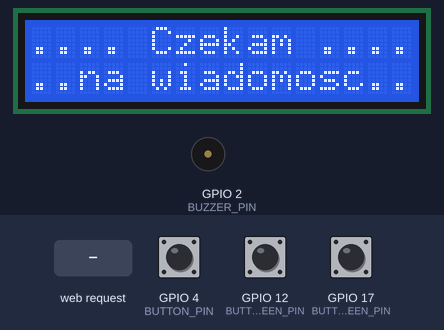
A sketch run on a simulated ESP32. Parts: 16×2 character LCD, buzzer (waves = sounding). The test bench sets the inputs (shaded band); at power-on: GPIO 4 (BUTTON_PIN) HIGH, GPIO 17 (BUTTON_PREVIOUS_SCREEN_PIN) HIGH, GPIO 12 (BUTTON_SCREEN_PIN) HIGH. WiFi joins after 1.5 s; servers stay silent unless stated; what the sketch prints to the serial monitor is not drawn.

Above: at 10.6 s.
10.7 s: GPIO 4 (BUTTON_PIN) pulled LOW for 0.15 s
At 11.4 s:
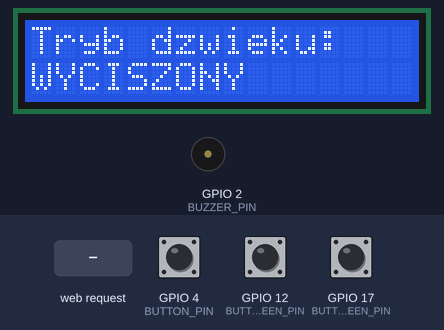
12.3 s: HTTP request GET /?text= received
At 12.7 s:
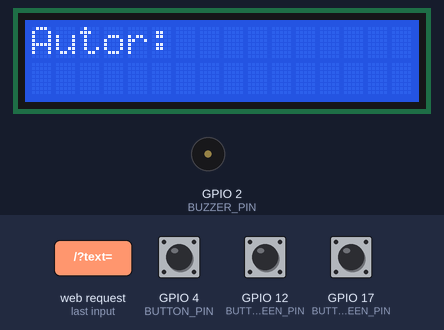
13.8 s: GPIO 17 (BUTTON_PREVIOUS_SCREEN_PIN) pulled LOW for 0.15 s
At 15.0 s:
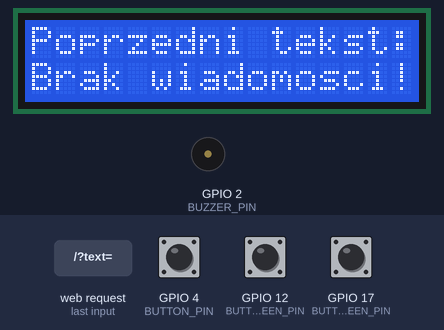
15.4 s: GPIO 4 (BUTTON_PIN) pulled LOW for 1 s
At 16.1 s:
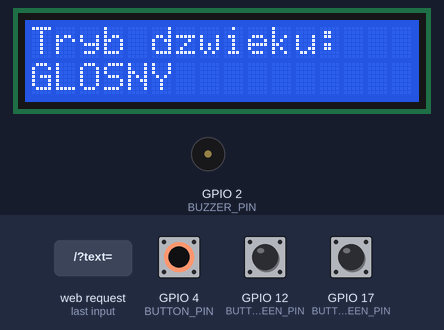
19.4 s: GPIO 12 (BUTTON_SCREEN_PIN) pulled LOW for 0.15 s
21.0 s: GPIO 17 (BUTTON_PREVIOUS_SCREEN_PIN) pulled LOW for 1 s
At 21.6 s:
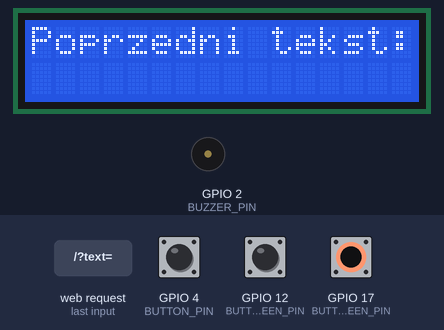
Timing chart, 0 to 24.0 s (numbered marks = the images above; inputs shaded):
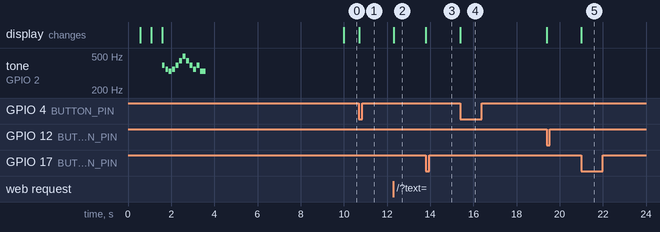

The sketch:

ESP32___LCD_Web_Communicator.ino
```cpp
#include "pitches.h"
#include <WiFi.h>
#include <LiquidCrystal.h>

#define BUZZER_PIN 2 // GŁOŚNIK
#define BUTTON_PIN 4 // SWITCH GŁOŚNIKA
#define BUTTON_SCREEN_PIN 12 // CZYSZCZENIE EKRANU
#define BUTTON_PREVIOUS_SCREEN_PIN 17 // WRACANIE DO POPRZEDNIEJ WIADOMOSCI

const char* ssid = "TU WPISZ SSID WIFI";
const char* password = "TU WPISZ HASLO";

const int rs = 22;  // RS do GPIO22
const int en = 23;  // EN do GPIO23
const int d4 = 18;  // D4 do GPIO18
const int d5 = 19;  // D5 do GPIO19
const int d6 = 21;  // D6 do GPIO21
const int d7 = 16;  // D7 do GPIO16
LiquidCrystal lcd(rs, en, d4, d5, d6, d7);

WiFiServer server(80);

String tekst = "";  // Zmienna do przechowywania tekstu
String autor = ""; // Zmienna do przechowywania autora tekstu
String previous_tekst = "Brak wiadomosci!";

unsigned long startMillis = 0;
const unsigned long interval = 10000;

int melody[] = {
  NOTE_G4, NOTE_F4, NOTE_E4, NOTE_F4, NOTE_G4, NOTE_A4, NOTE_B4,
  NOTE_A4, NOTE_G4, NOTE_F4, NOTE_G4, NOTE_E4
};

int melody_msg[] = {
  NOTE_E5, NOTE_D5, NOTE_FS4, NOTE_GS4,
  NOTE_CS5, NOTE_B4, NOTE_D4, NOTE_E4,
  NOTE_B4, NOTE_A4, NOTE_CS4, NOTE_E4,
  NOTE_A4
};

int durations[] = {
  8, 8, 8, 8, 8, 8, 8,
  8, 8, 8, 8, 4
};

int durations_msg[] = {
  8, 8, 4, 4,
  8, 8, 4, 4,
  8, 8, 4, 4,
  2
};

bool silent_mode = false;
bool buttonState = false;  // Zmienna do przechowywania stanu przycisku
bool lastButtonState = false;  // Zmienna do monitorowania poprzedniego stanu przycisku
bool lastScreenButtonState = false;
bool msg_on_screen = false;

// Funkcja do zamiany polskich znaków na odpowiedniki bez ogonków
String removePolishChars(String str) {
  str.replace("ą", "a");
  str.replace("ę", "e");
  str.replace("ć", "c");
  str.replace("ł", "l");
  str.replace("ó", "o");
  str.replace("ś", "s");
  str.replace("ż", "z");
  str.replace("ź", "z");
  str.replace("Ą", "A");
  str.replace("Ę", "E");
  str.replace("Ć", "C");
  str.replace("Ł", "L");
  str.replace("Ó", "O");
  str.replace("Ś", "S");
  str.replace("Ż", "Z");
  str.replace("Ź", "Z");
  return str;
}

// Funkcja do dekodowania URL (przekształcanie %20 na spację itd.)
String urlDecode(String str) {
  String decodedStr = "";
  char currentChar;
  int i = 0;

  while (i < str.length()) {
    currentChar = str.charAt(i);
    if (currentChar == '%') {
      String hexValue = str.substring(i + 1, i + 3);
      decodedStr += (char) strtol(hexValue.c_str(), NULL, 16);
      i += 3;
    } else if (currentChar == '+') {
      decodedStr += ' ';
      i++;
    } else {
      decodedStr += currentChar;
      i++;
    }
  }
  return decodedStr;
}

void setup() {
  Serial.begin(115200); // Uruchomienie monitora szeregowego
  // Konfiguracja BUZZERA na PIN 2 oraz BUTTONA na PIN 4
  pinMode(BUZZER_PIN, OUTPUT);
  pinMode(BUTTON_PIN, INPUT_PULLUP);
  pinMode(BUTTON_SCREEN_PIN, INPUT_PULLUP);
  pinMode(BUTTON_PREVIOUS_SCREEN_PIN, INPUT_PULLUP);


  // Konfiguracja wyświetlacza LCD
  lcd.begin(16, 2);
  lcd.print("Laczenie z WiFi");

  // Ustawienie nazwy hosta przed połączeniem z WiFi
  WiFi.setHostname("ESP32");
  WiFi.begin(ssid, password);

  // Próby połączenia z WiFi
  int retryCount = 0; // Licznik prób połączenia
  while (WiFi.status() != WL_CONNECTED) {
    delay(500);
    lcd.setCursor(retryCount % 16, 1);
    lcd.print(".");
    retryCount++;
    if (retryCount > 20) {
      lcd.clear();
      lcd.print("Nie polaczono");
      lcd.setCursor(0, 1);
      lcd.print("WiFi!");
      delay(5000);
      retryCount = 0;
      lcd.clear();
      lcd.print("Laczenie z WiFi");
    }
  }

  // Po pomyślnym połączeniu
  lcd.clear();
  lcd.print("Polaczono WiFi!");
  lcd.setCursor(0, 1);
  lcd.print(WiFi.localIP()); // Wyświetl adres IP ESP32

  Serial.println("Polaczono z siecia WiFi");
  Serial.print("Adres IP: ");
  Serial.println(WiFi.localIP());

  server.begin(); // Rozpoczęcie nasłuchu na porcie 80
  Serial.println("Serwer uruchomiony, czekam na połączenie...");

  if (WiFi.status() == WL_CONNECTED and silent_mode == false) {
    int size = sizeof(durations) / sizeof(int);
    for (int note = 0; note < size; note++) {
      //to calculate the note duration, take one second divided by the note type.
      //e.g. quarter note = 1000 / 4, eighth note = 1000/8, etc.
      int duration = 1000 / durations[note];
      tone(BUZZER_PIN, melody[note], duration);

      //to distinguish the notes, set a minimum time between them.
      //the note's duration + 30% seems to work well:
      int pauseBetweenNotes = duration * 1.30;
      delay(pauseBetweenNotes);

      //stop the tone playing:
      noTone(BUZZER_PIN);
  }
  }
}

// Funkcja do przewijania tekstu na LCD
void scrollText(String text) {
  int textLength = text.length();

  // Jeśli tekst jest dłuższy niż 16 znaków, przewijamy go
  if (textLength > 16) {

    // Zaczynamy przewijanie
    for (int i = 0; i <= textLength - 16; i++) {
      lcd.clear();
      lcd.setCursor(0, 0);
      lcd.print("Autor: " + autor);
      lcd.setCursor(0, 1);
      lcd.print(text.substring(i, i + 16));  // Wyświetlamy fragment tekstu
      delay(500);  // Czas trwania przesunięcia
      // Przewijanie tekstu w lewo
      //lcd.scrollDisplayLeft();
    }
  } else {
    // Jeśli tekst jest krótszy niż 16 znaków, wyświetlamy go na raz
    lcd.clear();
    lcd.setCursor(0, 0);
    lcd.print("Autor: " + autor);
    lcd.setCursor(0, 1);
    lcd.print(text);
  }
}

void loop() {
  unsigned long currentTime = millis();

  if (currentTime - startMillis >= interval && msg_on_screen == false) {
    lcd.clear();  // Wyczyść LCD przed wyświetleniem nowego tekstu
    lcd.setCursor(0, 0);  // Ustaw kursor na początek pierwszej linii
    lcd.print(".... Czekam ....");  // Wyświetl część tekstu
    lcd.setCursor(0, 1);  // Ustaw kursor na początek drugiej linii
    lcd.print("..na wiadomosc..");  // Wyświetl pozostałą część tekstu
    startMillis = currentTime;
  }

  bool currentButtonState = digitalRead(BUTTON_PIN);  // Odczyt stanu przycisku
  bool currentScreenButtonState = digitalRead(BUTTON_SCREEN_PIN);  // Odczyt stanu przycisku

  // Obsługa przycisku zmiany trybu
  if (currentButtonState == LOW && lastButtonState == HIGH) {
    buttonState = !buttonState;
    silent_mode = buttonState;
    Serial.println(buttonState ? "Silent Mode: TRUE" : "Silent Mode: FALSE");
    lcd.clear();
    lcd.setCursor(0, 0);
    lcd.print("Tryb dzwieku: ");
    lcd.setCursor(0, 1);
    lcd.print(buttonState ? "WYCISZONY" : "GLOSNY");
    delay(200);
    msg_on_screen = false;
  }
  lastButtonState = currentButtonState;

  // Obsługa przycisku czyszczenia ekranu
  if (currentScreenButtonState == LOW && lastScreenButtonState == HIGH) {
    previous_tekst = tekst;
    lcd.clear();
    lcd.setCursor(0, 0);
    lcd.print(".... Czekam ....");
    lcd.setCursor(0, 1);
    lcd.print("..na wiadomosc..");
    Serial.println("Ekran został wyczyszczony!");
    Serial.println("Poprzednia wiadomość: " + previous_tekst);
    delay(200);
    msg_on_screen = false;
  }
  lastScreenButtonState = currentScreenButtonState;

  // Obsługa przycisku poprzedniego tekstu
  if (digitalRead(BUTTON_PREVIOUS_SCREEN_PIN) == LOW) {
    if (previous_tekst.length() > 16) {
    // Zaczynamy przewijanie
      for (int i = 0; i <= previous_tekst.length() - 16; i++) {
        lcd.clear();
        lcd.setCursor(0, 0);
        lcd.print("Poprzedni tekst: ");
        lcd.setCursor(0, 1);
        lcd.print(previous_tekst.substring(i, i + 16));  // Wyświetlamy fragment tekstu
        delay(500);  // Czas trwania przesunięcia
        msg_on_screen = false;

        // Przewijanie tekstu w lewo
        //lcd.scrollDisplayLeft();
      }
    } else {
      // Jeśli tekst jest krótszy niż 16 znaków, wyświetlamy go na raz
      lcd.clear();
      lcd.setCursor(0, 0);
      lcd.print("Poprzedni tekst: ");
      lcd.setCursor(0, 1);
      lcd.print(previous_tekst);
      delay(200);
      msg_on_screen = false;
  }
  }

  // Obsługa klienta WiFi
  WiFiClient client = server.available();
  if (client) {
    String currentLine = "";  // Zmienna do przechowywania linii zapytania
    while (client.connected()) {
      if (client.available()) {
        char c = client.read();
        currentLine += c;

        if (c == '\n') {  // Koniec nagłówków HTTP
          if (currentLine.indexOf("GET /?text=") >= 0) {
            int textStart = currentLine.indexOf("text=") + 5;
            int textEnd = currentLine.indexOf(" HTTP/");
            int ampersandPos = currentLine.indexOf('&', textStart);
            if (ampersandPos > 0 && ampersandPos < textEnd) {
              textEnd = ampersandPos;
            }
            tekst = currentLine.substring(textStart, textEnd);
            tekst = urlDecode(tekst);
            tekst = removePolishChars(tekst);

            if (currentLine.indexOf("&autor=") >= 0) {
              int autorStart = currentLine.indexOf("autor=") + 6;
              int autorEnd = currentLine.indexOf(" HTTP/");
              int ampersandPosAutor = currentLine.indexOf('&', autorStart);
              if (ampersandPosAutor > 0 && ampersandPosAutor < autorEnd) {
                autorEnd = ampersandPosAutor;
              }
              autor = currentLine.substring(autorStart, autorEnd);
              autor = urlDecode(autor);
              autor = removePolishChars(autor);
              if (autor.length() == 0) {
                autor = "Nieznany";
              }
            }

            Serial.println("Tekst: " + tekst);
            Serial.println("Autor: " + autor);

            if (!silent_mode) {
              int size = sizeof(durations_msg) / sizeof(int);
              for (int note = 0; note < size; note++) {
                int duration = 1000 / durations_msg[note];
                tone(BUZZER_PIN, melody_msg[note], duration);
                int pauseBetweenNotes = duration * 1.30;
                delay(pauseBetweenNotes);
                noTone(BUZZER_PIN);
              }
            }

            lcd.clear();
            lcd.setCursor(0, 0);
            lcd.print("Autor: " + autor);
            lcd.setCursor(0, 1);
            scrollText(tekst);  // Wywołanie funkcji do przewijania tekstu
            msg_on_screen = true;

          }

          // Odpowiedź HTTP
          client.println("HTTP/1.1 200 OK");
          client.println("Content-Type: text/html; charset=UTF-8");
          client.println("Connection: close");
          client.println();
          client.println("<!DOCTYPE html><html lang=\"pl\">");
          client.println("<head>");
          client.println("<meta charset=\"UTF-8\">");
          client.println("<meta name=\"viewport\" content=\"width=device-width, initial-scale=1.0\">");
          client.println("<title>ESP32 LCD - Wyślij Tekst</title>");
          client.println("<style>");
          client.println("body { font-family: 'Arial', sans-serif; background-color: #f0f4f8; color: #333; margin: 0; padding: 0; display: flex; justify-content: center; align-items: center; height: 100vh;}");
          client.println("h1 { font-size: 2.5em; color: #4CAF50; text-align: center; margin-bottom: 20px; }");
          client.println("h2 { font-size: 1.8em; color: #555; margin-top: 20px; }");
          client.println("p { font-size: 1.2em; color: #666; line-height: 1.6; text-align: center; }");
          client.println("form { background-color: #ffffff; padding: 20px; border-radius: 8px; box-shadow: 0 4px 8px rgba(0, 0, 0, 0.1); max-width: 400px; width: 100%;}");
          client.println("input[type='text'] { width: 100%; padding: 10px; margin: 10px 0; border: 1px solid #ddd; border-radius: 5px; font-size: 1em; }");
          client.println("input[type='submit'] { background-color: #4CAF50; color: white; border: none; padding: 10px 20px; border-radius: 5px; font-size: 1.2em; cursor: pointer; transition: background-color 0.3s ease;}");
          client.println("input[type='submit']:hover { background-color: #45a049; }");
          client.println("</style>");
          client.println("</head>");
          client.println("<body>");
          client.println("<div>");
          client.println("<h1>Wyślij tekst na LCD</h1>");
          client.println("<form action=\"/\" method=\"GET\">");
          client.println("<label for=\"text\">Tekst:</label>");
          client.println("<input type=\"text\" name=\"text\" id=\"text\" placeholder=\"Wpisz tekst na LCD\">");
          client.println("<label for=\"autor\">Autor:</label>");
          client.println("<input type=\"text\" name=\"autor\" id=\"autor\" placeholder=\"Wpisz autora\">");
          client.println("<input type=\"submit\" value=\"Wyślij\">");
          client.println("</form>");
          client.println("<h2>Otrzymany tekst:</h2>");
          client.println("<p>" + tekst + "</p>");
          client.println("<h2>Autor:</h2>");
          client.println("<p>" + autor + "</p>");
          client.println("</div>");
          client.println("</body>");
          client.println("</html>");
          break;

        }
      }
    }
    client.stop();  // Zamknięcie połączenia
  }
}
```

Measured:
- after the input at 10.7 s, the display: changes at once (image 1)
- after the input at 12.3 s, the display: changes at once (image 2)
- after the input at 13.8 s, the display: changes at once (image 3)
- after the input at 15.4 s, the display: changes at once (image 4)
- after the input at 21.0 s, the display: changes at once (image 5)
